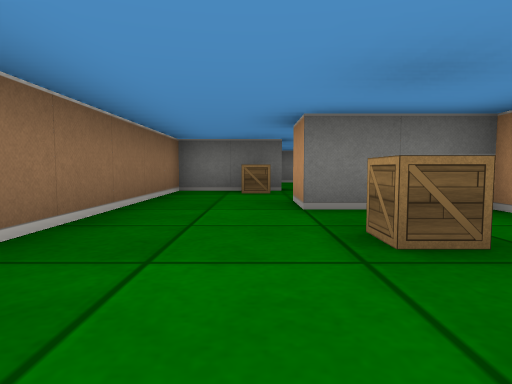
View 1 (above)

24 first-person views from a walk through a cub3D maze. The camera is about half as high as the walls, tilts 4° down and sees 75° across. The floor is counted in squares. Each view is taken from the middle of a square. On the plan, view 1 faces up. The plan holds only what a view shows up to about 9 squares ahead; the rest is blank.

View 2
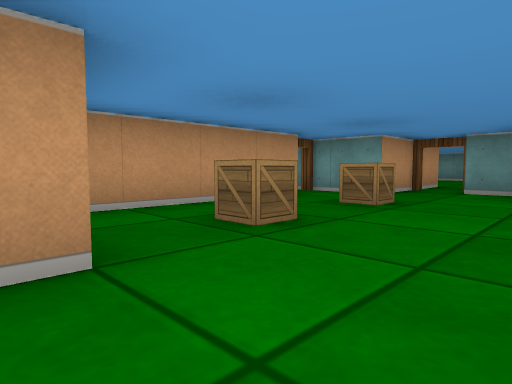

View 3
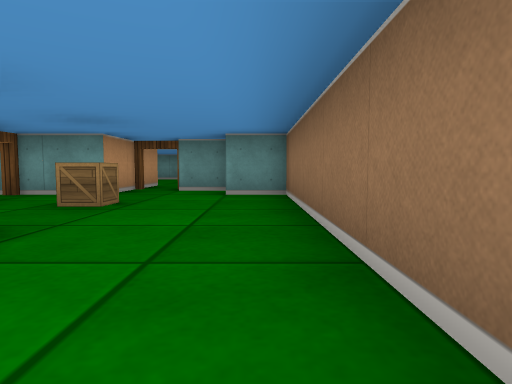

View 4
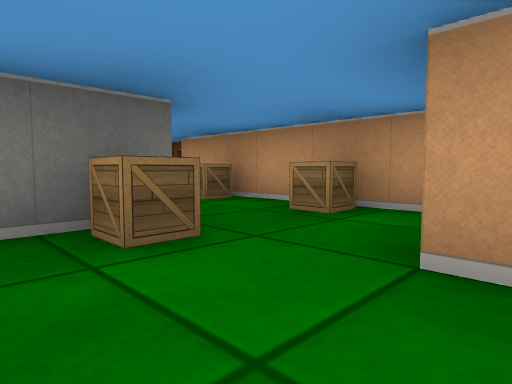

View 5
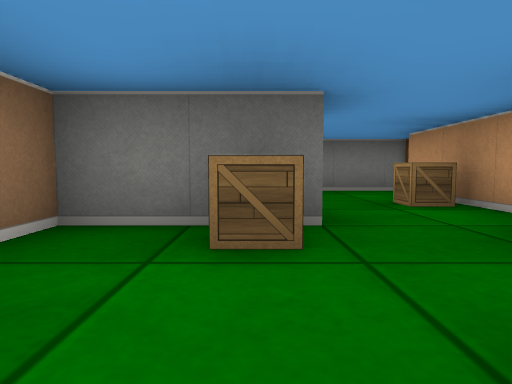

View 6
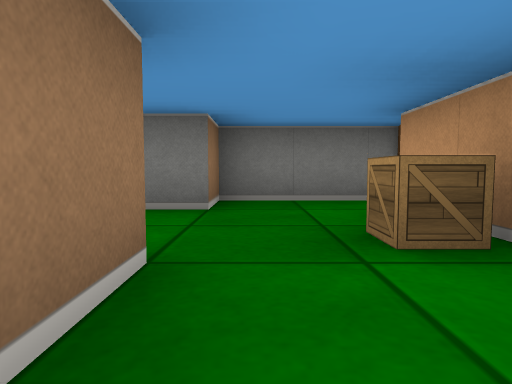

View 7
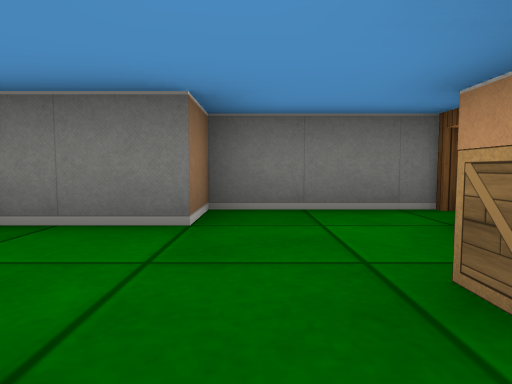

View 8
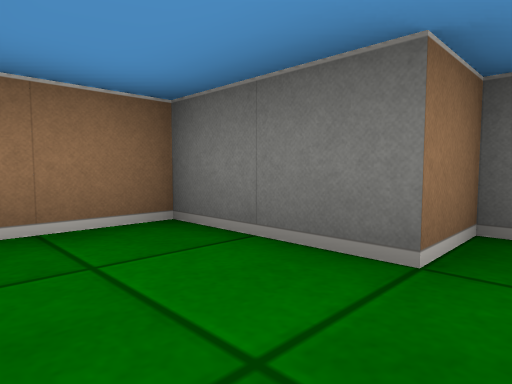

View 9
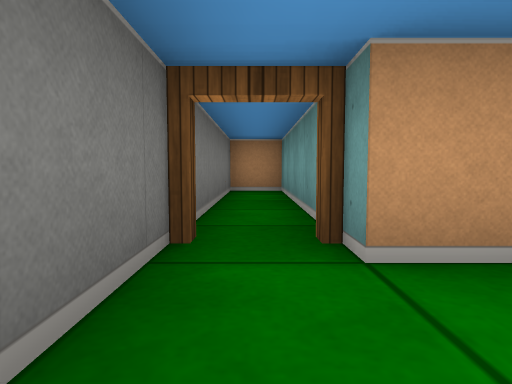

View 10
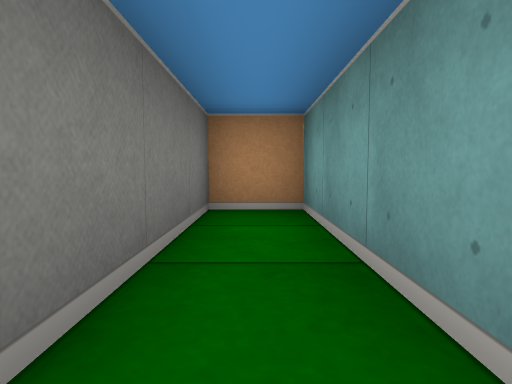

View 11
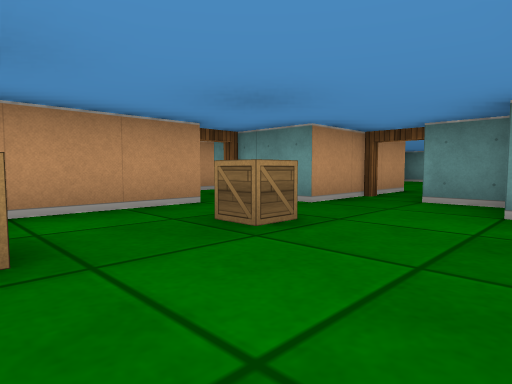

View 12
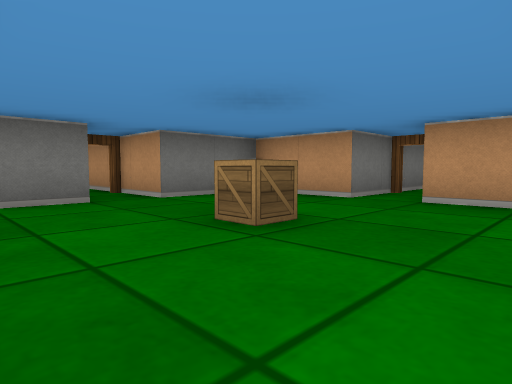

View 13
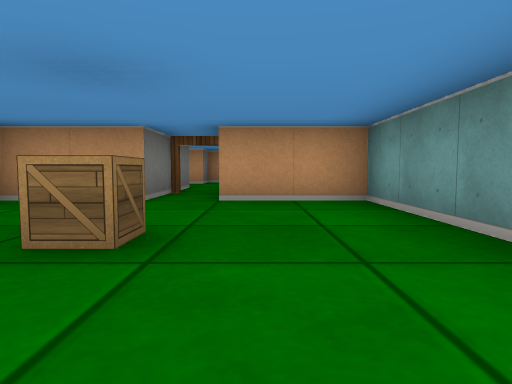

View 14
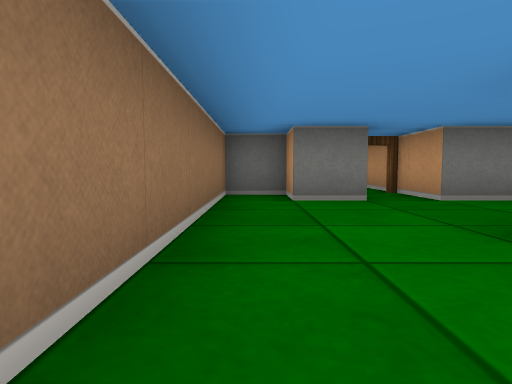

View 15
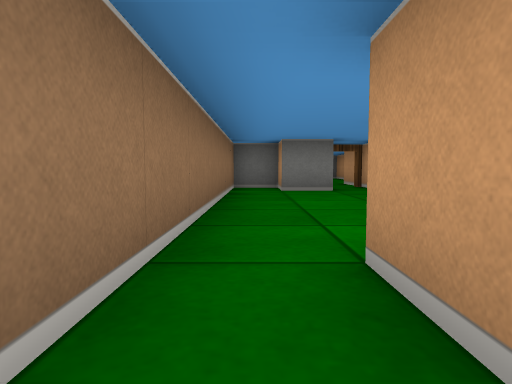

View 16
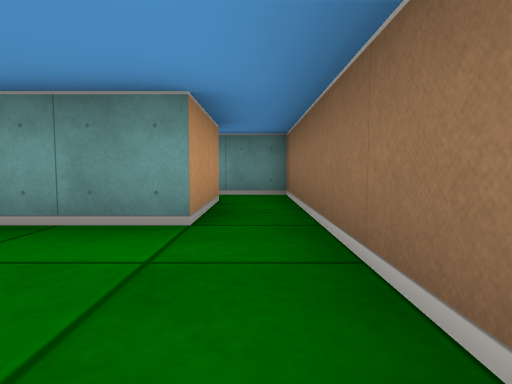

View 17
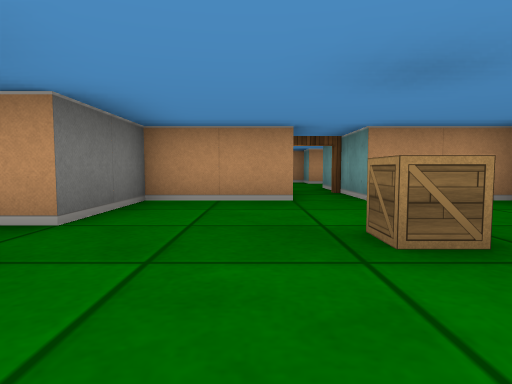

View 18
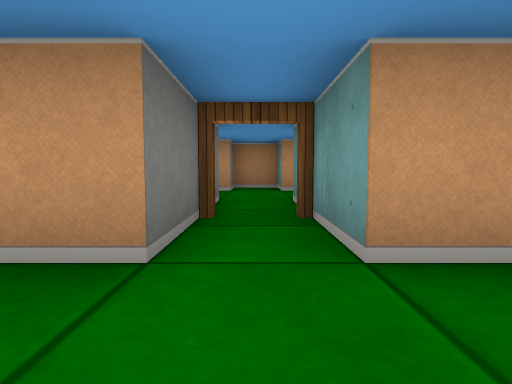

View 19
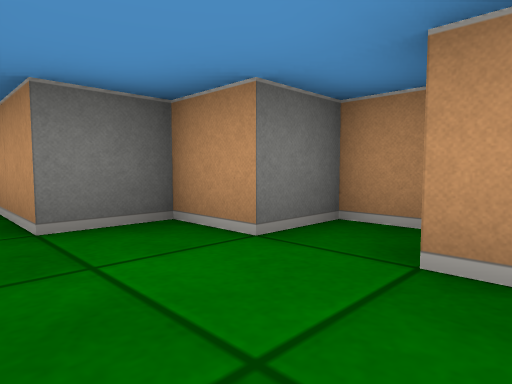

View 20
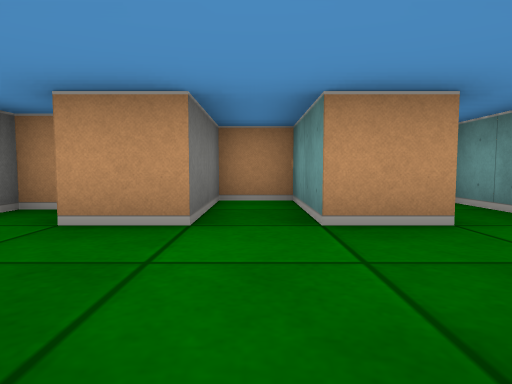

View 21
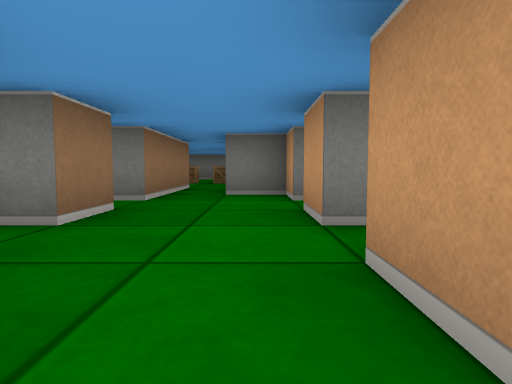

View 22
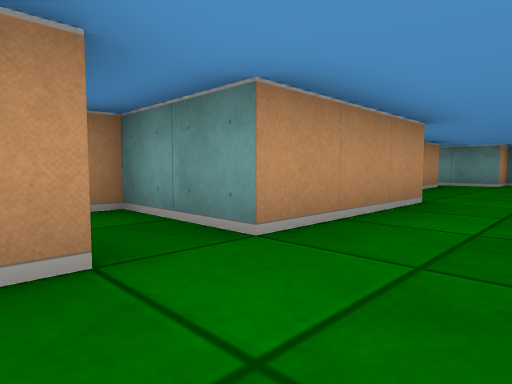

View 23
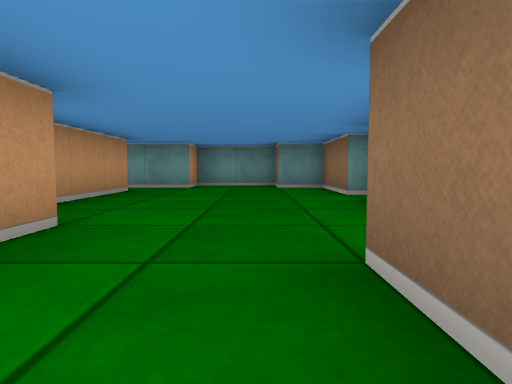

View 24
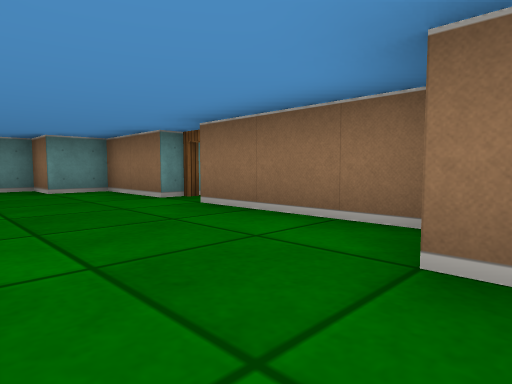

### Floor plan
Points are (right, up) in squares from view 1. A wall is a line through its corners. A room is listed if a view was taken in it or the views show most of it. See-through windows are left out.
Room 1 (views 1, 11)
walls: (-1.5, 3.5) (-1.5, -1.5) (-0.5, -1.5); (2.5, -0.6) (2.5, 3.5) (0.5, 3.5); (-0.5, -2.5) (0.5, -2.5); (1.5, -3) (1.5, -1.5) (3.5, -1.5)
ways out: opening at (-0.5, 4) to room 2; open door at (1, -3) to room 5; open door at (3, -1)
objects: crate (1, 0); crate (1, 2)
Room 2 (views 2, 3, 4, 5, 6, 7)
walls: (0.5, 7.5) (0.5, 6.5) (-1.5, 6.5) (-1.5, 3.5); (0.5, 3.5) (0.5, 4.5); (2.5, 5.1) (2.5, 7.5)
ways out: opening at (-0.5, 4) to room 1; opening at (1.5, 7) to room 3
objects: crate (0, 6); crate (2, 6)
Room 3 (views 8, 9)
walls: (2.5, 7.5) (2.5, 9.5); (3, 10.5) (0.5, 10.5) (0.5, 9.5) (-1.5, 9.5) (-1.5, 8.2)
ways out: opening at (1.5, 7) to room 2; open door at (3, 10) to room 4
objects: crate (2, 8)
Room 4 (view 10)
walls: (2.5, 9.5) (7.5, 9.5) (7.5, 10.5) (3, 10.5)
ways out: open door at (3, 10) to room 3
Room 5 (views 12, 13, 14, 16, 17, 18)
walls: (0.6, -4.5) (-0.5, -4.5) (-0.5, -3.5) (-1.5, -3.5) (-1.5, -9.5); (-0.5, -9.5) (3.5, -9.5) (3.5, -7.5) (5, -7.5); (5, -6.5) (3.5, -6.5) (3.5, -4.5) (1.5, -4.5) (1.5, -3)
ways out: open door at (1, -3) to room 1; opening at (-1, -10.5) to room 6; open door at (5, -7) to room 9
objects: crate (1, -7)
Room 6 (view 15)
walls: (-0.5, -11.5) (-0.5, -9.5); (-1.5, -9.5) (-1.5, -12.5) (-0.4, -12.5)
ways out: opening at (-1, -10.5) to room 5
Room 7 (views 19, 20, 22)
walls: (8.5, -10.6) (8.5, -9.5) (10.5, -9.5) (10.5, -8.5) (8.5, -8.5) (8.5, -7.5); (6.5, -7.5) (6.5, -8.5) (6, -8.5)
ways out: opening at (7.5, -10) to room 8; opening at (7.5, -8) to room 9
Room 8 (views 21, 23, 24)
walls: (8.5, -14.5) (8.5, -11.5) (10.5, -11.5) (10.5, -11.1); (5.5, -17.5) (5.5, -19.5) (6.5, -19.5) (6.5, -20.5) (8.5, -20.5) (8.5, -19.5) (10, -19.5); (9.5, -18.5) (9.5, -16.1); (5.5, -13.8) (5.5, -16.5); (6.5, -12.6) (6.5, -13.5)
ways out: opening at (7.5, -10) to room 7; open door at (5, -17)
Room 9 (no view inside)
walls: (8.5, -7.5) (9.5, -7.5) (9.5, -6.5) (8.5, -6.5) (8.5, -5.5) (7.5, -5.5) (7.5, -4.1); (5, -7.5) (6.5, -7.5); (6.5, -3.5) (6.5, -6.5) (5, -6.5)
ways out: open door at (5, -7) to room 5; opening at (7.5, -8) to room 7

Positions as (right, up) in squares from view 1, and headings:
1: (0, 0), facing up
2: (-1, 4), facing down-right
3: (-1, 4), facing down
4: (-1, 4), facing up-right
5: (0, 4), facing up
6: (1, 6), facing up
7: (1, 7), facing up
8: (1, 8), facing up-left
9: (1, 10), facing right
10: (4, 10), facing right
11: (-1, 2), facing down-right
12: (-1, -9), facing up-right
13: (-1, -8), facing right
14: (-1, -9), facing up
15: (-1, -11), facing up
16: (-1, -7), facing down
17: (-1, -6), facing right
18: (2, -7), facing right
19: (7, -8), facing up-right
20: (6, -9), facing right
21: (8, -11), facing up
22: (7, -10), facing down-right
23: (7, -12), facing down
24: (8, -13), facing down-left
